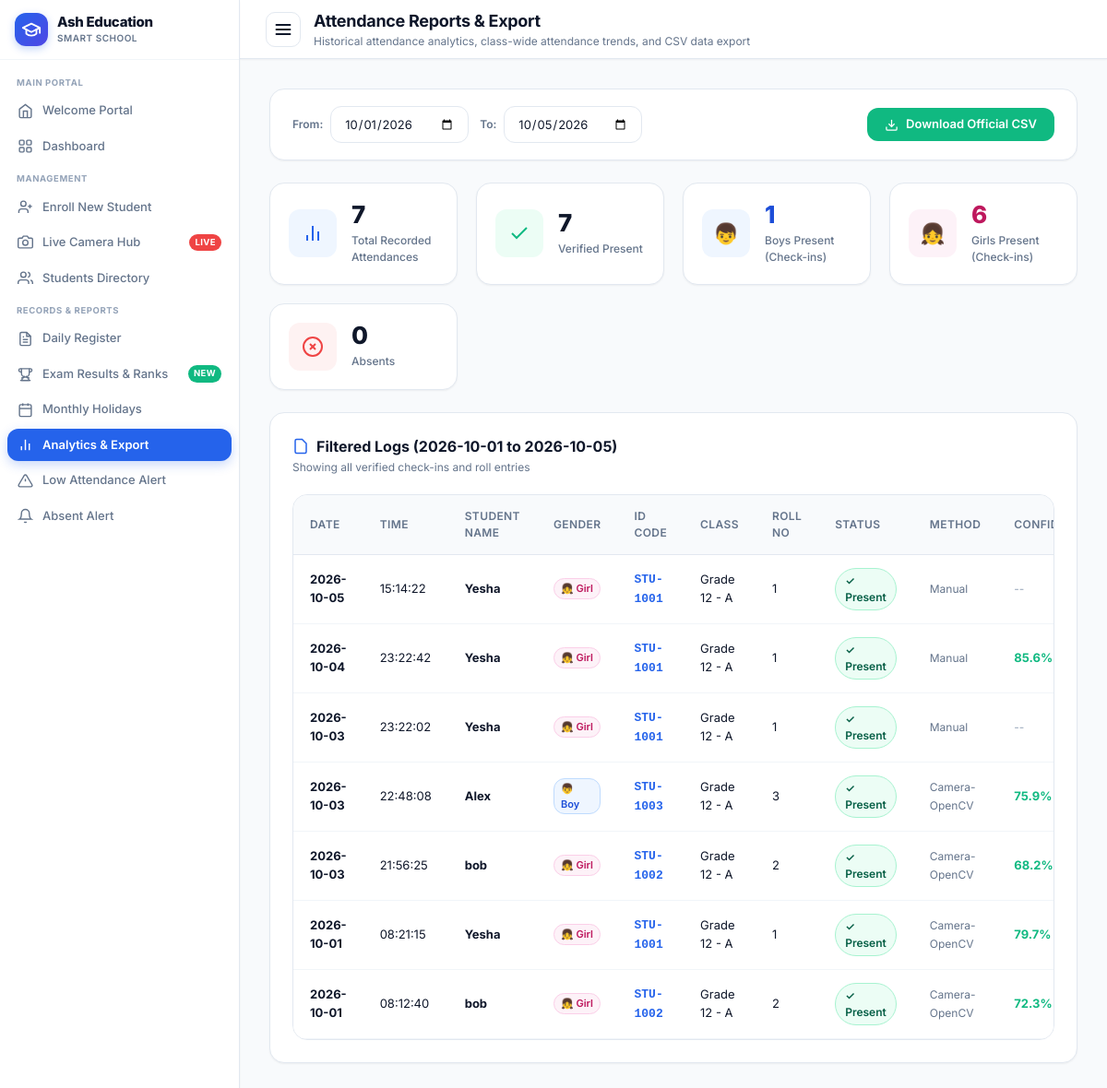
Page /reports on the committed database.
### tables this page shows
CREATE TABLE attendance (
        id INTEGER PRIMARY KEY AUTOINCREMENT,
        student_id TEXT NOT NULL,
        date TEXT NOT NULL,
        time TEXT NOT NULL,
        status TEXT NOT NULL DEFAULT 'Present',
        method TEXT NOT NULL DEFAULT 'Camera-OpenCV',
        confidence REAL DEFAULT 0.0,
        notes TEXT,
        created_at TIMESTAMP DEFAULT CURRENT_TIMESTAMP,
        UNIQUE(student_id, date),
        FOREIGN KEY (student_id) REFERENCES students (student_id) ON DELETE CASCADE
    );

CREATE TABLE students (
        id INTEGER PRIMARY KEY AUTOINCREMENT,
        student_id TEXT UNIQUE NOT NULL,
        full_name TEXT NOT NULL,
        grade TEXT NOT NULL,
        section TEXT NOT NULL,
        roll_no TEXT NOT NULL,
        gender TEXT DEFAULT 'Other',
        guardian_name TEXT,
        guardian_phone TEXT,
        photo_path TEXT,
        status TEXT DEFAULT 'Active',
        created_at TIMESTAMP DEFAULT CURRENT_TIMESTAMP
    , parent_phone TEXT, category TEXT DEFAULT 'General', dob TEXT DEFAULT '');

### backend/app.py (the view)
@app.route('/reports')
def reports():
    start_date = request.args.get('start_date', (date.today().replace(day=1)).isoformat())
    end_date = request.args.get('end_date', date.today().isoformat())
    grade = request.args.get('grade', session.get('selected_grade', 'All'))
    session['selected_grade'] = grade
    records = get_attendance_reports(start_date=start_date, end_date=end_date, grade=grade)
    total_logs = len(records)
    present_cnt = sum(1 for r in records if r['status'] == 'Present')
    late_cnt = sum(1 for r in records if r['status'] == 'Late')
    excused_cnt = sum(1 for r in records if r['status'] == 'Excused')
    absent_cnt = sum(1 for r in records if r['status'] == 'Absent')
    boys_present = sum(1 for r in records if r.get('status') in ('Present', 'Late') and str(r.get('gender', '')).lower() in ('male', 'boy', 'm'))
    girls_present = sum(1 for r in records if r.get('status') in ('Present', 'Late') and str(r.get('gender', '')).lower() in ('female', 'girl', 'f'))
    return render_template(
        'reports.html',
        records=records,
        start_date=start_date,
        end_date=end_date,
        selected_grade=grade,
        total_logs=total_logs,
        present_cnt=present_cnt,
        late_cnt=late_cnt,
        excused_cnt=excused_cnt,
        absent_cnt=absent_cnt,
        boys_present=boys_present,
        girls_present=girls_present
    )

### backend/app.py (called while the page is built)
@app.context_processor
def inject_global_grade():
    active_grade = session.get('selected_grade', 'All')
    all_students = get_all_students()
    all_grades = sorted(list(set(s['grade'] for s in all_students if s.get('grade'))))
    return {
        'active_grade': active_grade,
        'all_campus_grades': all_grades
    }

### backend/database.py (called while the page is built)
def get_db_connection():
    conn = sqlite3.connect(DB_PATH)
    conn.execute("PRAGMA foreign_keys = ON")
    conn.row_factory = sqlite3.Row
    return conn

def get_attendance_reports(start_date=None, end_date=None, grade=None):
    conn = get_db_connection()
    cursor = conn.cursor()
    query = '''
    SELECT a.date, a.time, a.status, a.method, a.confidence,
           s.student_id, s.full_name, s.grade, s.section, s.roll_no, s.gender, s.guardian_phone
    FROM attendance a
    JOIN students s ON a.student_id = s.student_id
    WHERE 1=1
    '''
    params = []
    if start_date:
        query += ' AND a.date >= ?'
        params.append(start_date)
    if end_date:
        query += ' AND a.date <= ?'
        params.append(end_date)
    if grade and grade != 'All':
        query += ' AND s.grade = ?'
        params.append(grade)
    query += ' ORDER BY a.date DESC, a.time DESC'
    cursor.execute(query, params)
    rows = [dict(r) for r in cursor.fetchall()]
    conn.close()
    return rows

### frontend/templates/reports.html (shortened to what this page needs)
{% extends "base.html" %}
{% block page_heading %}Attendance Reports & Export{% endblock %}
{% block page_subheading %}Historical attendance analytics, class-wide attendance trends, and CSV data export{% endblock %}
{% block content %}
<div class="card" style="margin-bottom:24px; padding:18px 24px;">
  <form method="GET" action="{{ url_for('reports') }}" style="display:flex; justify-content:space-between; align-items:center; flex-wrap:wrap; gap:16px;">
    <div style="display:flex; align-items:center; gap:12px; flex-wrap:wrap;">
      <div style="display:flex; align-items:center; gap:8px;">
        <label for="start-date" style="font-size:12px; font-weight:600; color:var(--text-muted);">From:</label>
        <input type="date" id="start-date" name="start_date" class="form-control" value="{{ start_date }}" style="width:150px;" onchange="this.form.submit()">
      </div>
      <div style="display:flex; align-items:center; gap:8px;">
        <label for="end-date" style="font-size:12px; font-weight:600; color:var(--text-muted);">To:</label>
        <input type="date" id="end-date" name="end_date" class="form-control" value="{{ end_date }}" style="width:150px;" onchange="this.form.submit()">
      </div>
    </div>
    <div>
      <a href="{{ url_for('export_csv', start_date=start_date, end_date=end_date, grade='All') }}" class="btn btn-success">
        <svg width="15" height="15" viewBox="0 0 24 24" fill="none" stroke="currentColor" stroke-width="2">
          <path d="M21 15v4a2 2 0 0 1-2 2H5a2 2 0 0 1-2-2v-4"></path>
          <polyline points="7 10 12 15 17 10"></polyline>
          <line x1="12" y1="15" x2="12" y2="3"></line>
        </svg>
        <span>Download Official CSV</span>
      </a>
    </div>
  </form>
</div>
<div class="stats-grid" style="margin-bottom:24px; grid-template-columns: repeat(auto-fit, minmax(200px, 1fr));">
  <div class="stat-card">
    <div class="stat-icon blue">
      <svg width="24" height="24" viewBox="0 0 24 24" fill="none" stroke="currentColor" stroke-width="2">
        <line x1="18" y1="20" x2="18" y2="10"></line>
        <line x1="12" y1="20" x2="12" y2="4"></line>
        <line x1="6" y1="20" x2="6" y2="14"></line>
      </svg>
    </div>
    <div class="stat-content">
      <h3>{{ total_logs }}</h3>
      <p>Total Recorded Attendances</p>
    </div>
  </div>
  <div class="stat-card">
    <div class="stat-icon green">
      <svg width="24" height="24" viewBox="0 0 24 24" fill="none" stroke="currentColor" stroke-width="2">
        <polyline points="20 6 9 17 4 12"></polyline>
      </svg>
    </div>
    <div class="stat-content">
      <h3>{{ present_cnt }}</h3>
      <p>Verified Present</p>
    </div>
  </div>
  <div class="stat-card">
    <div class="stat-icon" style="background:#eff6ff; color:#2563eb;">
      <span style="font-size:22px;">👦</span>
    </div>
    <div class="stat-content">
      <h3 style="color:#1d4ed8;">{{ boys_present }}</h3>
      <p>Boys Present (Check-ins)</p>
    </div>
  </div>
  <div class="stat-card">
    <div class="stat-icon" style="background:#fdf2f8; color:#be185d;">
      <span style="font-size:22px;">👧</span>
    </div>
    <div class="stat-content">
      <h3 style="color:#be185d;">{{ girls_present }}</h3>
      <p>Girls Present (Check-ins)</p>
    </div>
  </div>
  <div class="stat-card">
    <div class="stat-icon rose">
      <svg width="24" height="24" viewBox="0 0 24 24" fill="none" stroke="currentColor" stroke-width="2">
        <circle cx="12" cy="12" r="10"></circle>
        <line x1="15" y1="9" x2="9" y2="15"></line>
        <line x1="9" y1="9" x2="15" y2="15"></line>
      </svg>
    </div>
    <div class="stat-content">
      <h3>{{ absent_cnt }}</h3>
      <p>Absents</p>
    </div>
  </div>
</div>
<div class="card">
  <div class="card-header">
    <div>
      <div class="card-title">
        <svg width="18" height="18" viewBox="0 0 24 24" fill="none" stroke="currentColor" stroke-width="2" style="color:var(--primary);">
          <path d="M14 2H6a2 2 0 0 0-2 2v16a2 2 0 0 0 2 2h12a2 2 0 0 0 2-2V8z"></path>
        </svg>
        Filtered Logs ({{ start_date }} to {{ end_date }})
      </div>
      <div class="card-subtitle">Showing all verified check-ins and roll entries</div>
    </div>
  </div>
  {% if records and records|length > 0 %}
    <div class="table-responsive">
      <table class="custom-table">
        <thead>
          <tr>
            <th>Date</th>
            <th>Time</th>
            <th>Student Name</th>
            <th>Gender</th>
            <th>ID Code</th>
            <th>Class</th>
            <th>Roll No</th>
            <th>Status</th>
            <th>Method</th>
            <th>Confidence</th>
          </tr>
        </thead>
        <tbody>
          {% for r in records %}
            <tr>
              <td><strong>{{ r.date }}</strong></td>
              <td>{{ r.time }}</td>
              <td><strong>{{ r.full_name }}</strong></td>
              <td>
                {% if r.gender and r.gender|lower in ['male', 'boy', 'm'] %}
                  <span class="gender-tag-pill boy">👦 Boy</span>
                {% elif r.gender and r.gender|lower in ['female', 'girl', 'f'] %}
                  <span class="gender-tag-pill girl">👧 Girl</span>
                {% else %}
                  <span class="gender-tag-pill other">{{ r.gender or 'N/A' }}</span>
                {% endif %}
              </td>
              <td><span style="font-family:monospace; color:var(--primary); font-weight:600;">{{ r.student_id }}</span></td>
              <td>{{ r.grade }} - {{ r.section }}</td>
              <td>{{ r.roll_no }}</td>
              <td>
                {% if r.status == 'Present' %}
                  <span class="badge badge-present">✓ Present</span>
                {% elif r.status == 'Late' %}
                  <span class="badge badge-late">⏱ Late</span>
                {% else %}
                  <span class="badge badge-excused">{{ r.status }}</span>
                {% endif %}
              </td>
              <td>
                <span style="font-size:12px; color:var(--text-muted);">{{ r.method }}</span>
              </td>
              <td>
                {% if r.confidence and r.confidence > 0 %}
                  <span style="font-weight:700; color:var(--success);">{{ r.confidence }}%</span>
                {% else %}
                  <span style="color:var(--text-light); font-size:12px;">--</span>
                {% endif %}
              </td>
            </tr>
          {% endfor %}
        </tbody>
      </table>
    </div>
  {% else %}
    <div style="text-align:center; padding:40px; color:var(--text-muted);">
      <p>No records found for the selected date range and filters.</p>
    </div>
  {% endif %}
</div>
{% endblock %}

### rows in the picture
attendance: date "2026-10-05", time "15:14:22", full_name "Yesha", shows "👧 Girl", student_id "STU-1001", grade "Grade 12", section "A", roll_no "1", status "✓ Present", method "Manual"
attendance: date "2026-10-04", time "23:22:42", full_name "Yesha", shows "👧 Girl", student_id "STU-1001", grade "Grade 12", section "A", roll_no "1", status "✓ Present", method "Manual", confidence "85.6"
attendance: date "2026-10-03", time "23:22:02", full_name "Yesha", shows "👧 Girl", student_id "STU-1001", grade "Grade 12", section "A", roll_no "1", status "✓ Present", method "Manual"
attendance: date "2026-10-03", time "22:48:08", full_name "Alex", shows "👦 Boy", student_id "STU-1003", grade "Grade 12", section "A", roll_no "3", status "✓ Present", method "Camera-OpenCV", confidence "75.9"
attendance: date "2026-10-03", time "21:56:25", full_name "bob", shows "👧 Girl", student_id "STU-1002", grade "Grade 12", section "A", roll_no "2", status "✓ Present", method "Camera-OpenCV", confidence "68.2"
attendance: date "2026-10-01", time "08:21:15", full_name "Yesha", shows "👧 Girl", student_id "STU-1001", grade "Grade 12", section "A", roll_no "1", status "✓ Present", method "Camera-OpenCV", confidence "79.7"
attendance: date "2026-10-01", time "08:12:40", full_name "bob", shows "👧 Girl", student_id "STU-1002", grade "Grade 12", section "A", roll_no "2", status "✓ Present", method "Camera-OpenCV", confidence "72.3"

### other values in the picture
{{ total_logs }} "7"
{{ present_cnt }} "7"
{{ boys_present }} "1"
{{ girls_present }} "6"
{{ absent_cnt }} "0"
{{ start_date }} "2026-10-01"
{{ end_date }} "2026-10-05"
